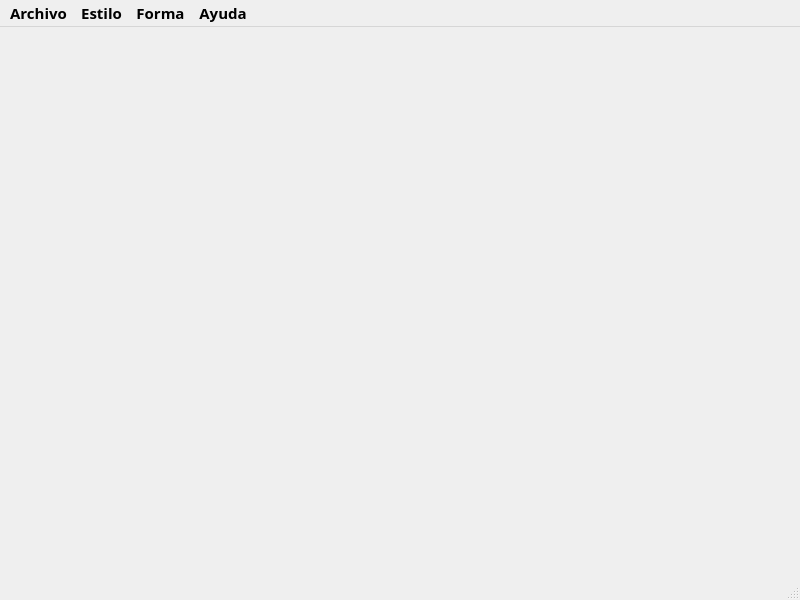
<?xml version="1.0" encoding="UTF-8"?>
<ui version="4.0">
 <class>Principal</class>
 <widget class="QMainWindow" name="Principal">
  <property name="geometry">
   <rect>
    <x>0</x>
    <y>0</y>
    <width>800</width>
    <height>600</height>
   </rect>
  </property>
  <property name="font">
   <font>
    <family>Vrinda</family>
    <pointsize>11</pointsize>
    <weight>75</weight>
    <bold>true</bold>
   </font>
  </property>
  <property name="cursor">
   <cursorShape>CrossCursor</cursorShape>
  </property>
  <property name="windowTitle">
   <string>Paint</string>
  </property>
  <property name="windowIcon">
   <iconset resource="Iconos.qrc">
    <normaloff>:/Recursos/Paint.png</normaloff>:/Recursos/Paint.png</iconset>
  </property>
  <widget class="QWidget" name="centralwidget"/>
  <widget class="QMenuBar" name="menubar">
   <property name="geometry">
    <rect>
     <x>0</x>
     <y>0</y>
     <width>800</width>
     <height>20</height>
    </rect>
   </property>
   <property name="styleSheet">
    <string notr="true">color: rgb(0, 0, 0);</string>
   </property>
   <widget class="QMenu" name="menuArchivo">
    <property name="title">
     <string>Archivo</string>
    </property>
    <addaction name="actionGuardar"/>
    <addaction name="separator"/>
    <addaction name="actionNuevo"/>
    <addaction name="actionSalir"/>
   </widget>
   <widget class="QMenu" name="menuEstilo">
    <property name="font">
     <font>
      <family>Vrinda</family>
      <pointsize>12</pointsize>
      <weight>75</weight>
      <bold>true</bold>
     </font>
    </property>
    <property name="title">
     <string>Estilo</string>
    </property>
    <addaction name="actionColor"/>
    <addaction name="actionAncho"/>
   </widget>
   <widget class="QMenu" name="menuForma">
    <property name="font">
     <font>
      <family>Vrinda</family>
      <pointsize>11</pointsize>
      <weight>75</weight>
      <bold>true</bold>
     </font>
    </property>
    <property name="title">
     <string>Forma</string>
    </property>
    <addaction name="actionLineas"/>
    <addaction name="actionLibre"/>
    <addaction name="actionRectanculos"/>
    <addaction name="actionCircunferencias"/>
   </widget>
   <widget class="QMenu" name="menuAyuda">
    <property name="title">
     <string>Ayuda</string>
    </property>
    <addaction name="actionAcerca_de"/>
   </widget>
   <addaction name="menuArchivo"/>
   <addaction name="menuEstilo"/>
   <addaction name="menuForma"/>
   <addaction name="menuAyuda"/>
  </widget>
  <widget class="QStatusBar" name="statusbar"/>
  <action name="actionNuevo">
   <property name="icon">
    <iconset resource="Iconos.qrc">
     <normaloff>:/Recursos/Nuevo.png</normaloff>:/Recursos/Nuevo.png</iconset>
   </property>
   <property name="text">
    <string>Nuevo</string>
   </property>
   <property name="font">
    <font>
     <family>Vrinda</family>
     <pointsize>10</pointsize>
     <weight>50</weight>
     <bold>false</bold>
    </font>
   </property>
   <property name="shortcut">
    <string>Ctrl+N</string>
   </property>
  </action>
  <action name="actionGuardar">
   <property name="icon">
    <iconset resource="Iconos.qrc">
     <normaloff>:/Recursos/Guardar.png</normaloff>:/Recursos/Guardar.png</iconset>
   </property>
   <property name="text">
    <string>Guardar</string>
   </property>
   <property name="font">
    <font>
     <family>Vrinda</family>
     <pointsize>10</pointsize>
     <weight>50</weight>
     <bold>false</bold>
    </font>
   </property>
   <property name="shortcut">
    <string>Ctrl+S</string>
   </property>
  </action>
  <action name="actionSalir">
   <property name="icon">
    <iconset resource="Iconos.qrc">
     <normaloff>:/Recursos/Salir.png</normaloff>:/Recursos/Salir.png</iconset>
   </property>
   <property name="text">
    <string>Salir</string>
   </property>
   <property name="font">
    <font>
     <family>Vrinda</family>
     <pointsize>10</pointsize>
     <weight>50</weight>
     <bold>false</bold>
    </font>
   </property>
   <property name="shortcut">
    <string>Ctrl+E</string>
   </property>
  </action>
  <action name="actionColor">
   <property name="icon">
    <iconset resource="Iconos.qrc">
     <normaloff>:/Recursos/Color.png</normaloff>:/Recursos/Color.png</iconset>
   </property>
   <property name="text">
    <string>Color</string>
   </property>
   <property name="font">
    <font>
     <family>Vrinda</family>
     <pointsize>10</pointsize>
     <weight>50</weight>
     <bold>false</bold>
    </font>
   </property>
   <property name="shortcut">
    <string>Ctrl+C</string>
   </property>
  </action>
  <action name="actionAncho">
   <property name="icon">
    <iconset resource="Iconos.qrc">
     <normaloff>:/Recursos/Grosor.png</normaloff>:/Recursos/Grosor.png</iconset>
   </property>
   <property name="text">
    <string>Grosor</string>
   </property>
   <property name="font">
    <font>
     <family>Vrinda</family>
     <pointsize>10</pointsize>
     <weight>50</weight>
     <bold>false</bold>
    </font>
   </property>
   <property name="shortcut">
    <string>Ctrl+A</string>
   </property>
  </action>
  <action name="actionLineas">
   <property name="checkable">
    <bool>false</bool>
   </property>
   <property name="icon">
    <iconset resource="Iconos.qrc">
     <normaloff>:/Recursos/Linea.png</normaloff>:/Recursos/Linea.png</iconset>
   </property>
   <property name="text">
    <string>Lineas</string>
   </property>
   <property name="font">
    <font>
     <family>Vrinda</family>
     <pointsize>10</pointsize>
     <weight>50</weight>
     <bold>false</bold>
    </font>
   </property>
   <property name="shortcut">
    <string>Ctrl+L</string>
   </property>
  </action>
  <action name="actionLibre">
   <property name="checkable">
    <bool>false</bool>
   </property>
   <property name="icon">
    <iconset resource="Iconos.qrc">
     <normaloff>:/Recursos/Lapiz.png</normaloff>:/Recursos/Lapiz.png</iconset>
   </property>
   <property name="text">
    <string>Lápiz</string>
   </property>
   <property name="font">
    <font>
     <family>Vrinda</family>
     <pointsize>10</pointsize>
    </font>
   </property>
   <property name="shortcut">
    <string>Ctrl+Shift+L</string>
   </property>
  </action>
  <action name="actionRectanculos">
   <property name="checkable">
    <bool>false</bool>
   </property>
   <property name="icon">
    <iconset resource="Iconos.qrc">
     <normaloff>:/Recursos/Rectangulos.png</normaloff>:/Recursos/Rectangulos.png</iconset>
   </property>
   <property name="text">
    <string>Rectánculos</string>
   </property>
   <property name="font">
    <font>
     <family>Vrinda</family>
     <pointsize>10</pointsize>
    </font>
   </property>
   <property name="shortcut">
    <string>Ctrl+R</string>
   </property>
  </action>
  <action name="actionCircunferencias">
   <property name="checkable">
    <bool>false</bool>
   </property>
   <property name="icon">
    <iconset resource="Iconos.qrc">
     <normaloff>:/Recursos/Circunferencias.png</normaloff>:/Recursos/Circunferencias.png</iconset>
   </property>
   <property name="text">
    <string>Circunferencias</string>
   </property>
   <property name="font">
    <font>
     <family>Vrinda</family>
     <pointsize>10</pointsize>
     <weight>50</weight>
     <bold>false</bold>
    </font>
   </property>
   <property name="shortcut">
    <string>Ctrl+Shift+C</string>
   </property>
  </action>
  <action name="actionAcerca_de">
   <property name="icon">
    <iconset resource="Iconos.qrc">
     <normaloff>:/Recursos/Informacion.png</normaloff>:/Recursos/Informacion.png</iconset>
   </property>
   <property name="text">
    <string>Acerca de</string>
   </property>
  </action>
 </widget>
 <resources>
  <include location="Iconos.qrc"/>
 </resources>
 <connections/>
</ui>
